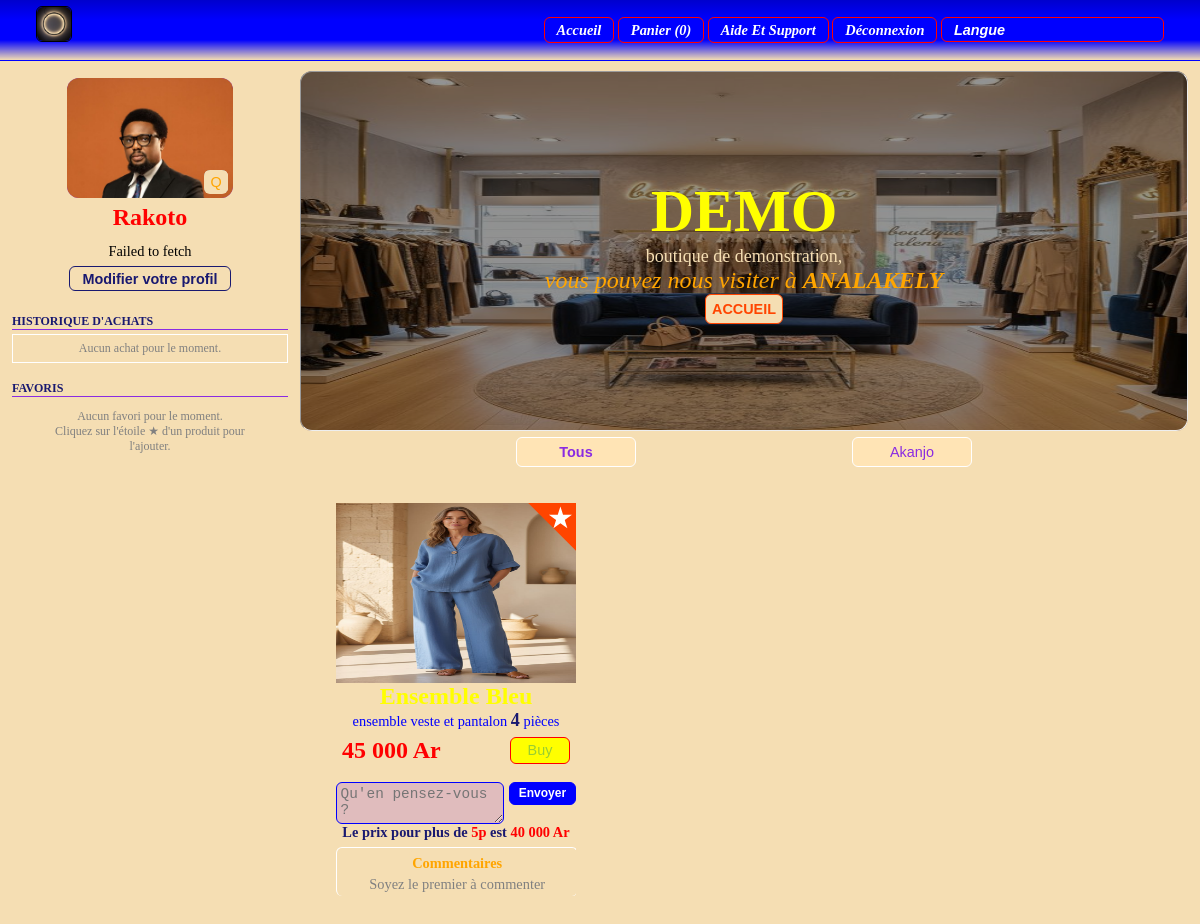
Page /suit_vue2.php?id=27 (signed in) on the earlier database version.
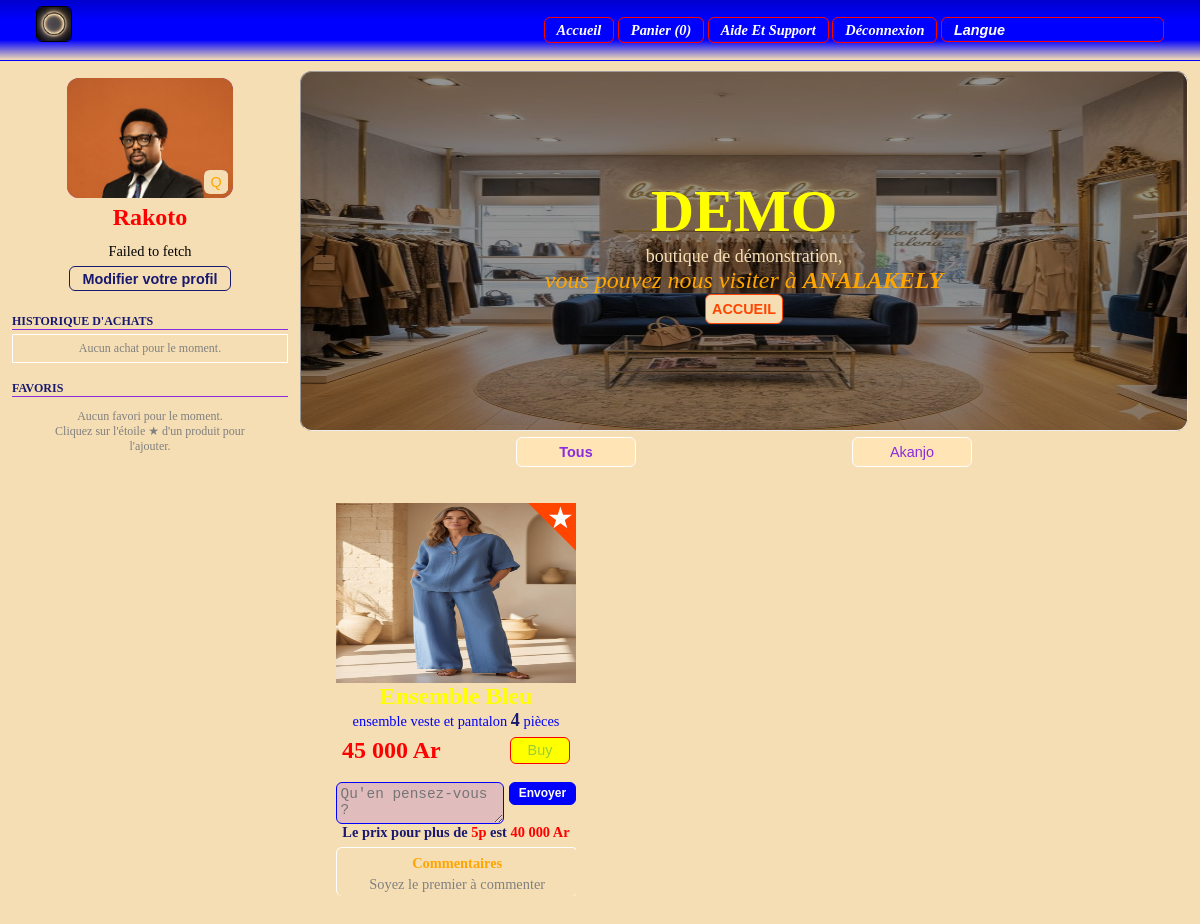
Same page on the later database version.
### tables this page shows
CREATE TABLE `inscription_vendeur` (
  `id` int NOT NULL AUTO_INCREMENT,
  `boutname` varchar(50) NOT NULL,
  `logo` varchar(255) NOT NULL,
  `numTel` varchar(50) NOT NULL,
  `email` varchar(255) NOT NULL,
  `password` varchar(255) NOT NULL,
  `localisation` varchar(50) NOT NULL,
  `definition` varchar(255) NOT NULL,
  `date` datetime NOT NULL DEFAULT CURRENT_TIMESTAMP,
  PRIMARY KEY (`id`)
);

### functions/acheteur.php (called while the page is built, shortened)
<?php
$db = connection_db_bou();
        function get_info_detail(){
            global $db;
            $id = (int) ($_GET["id"] ?? 0);
            $req = $db->prepare("SELECT * FROM produits WHERE id_boutique = ? AND statut_validation = 'approuve' ");
            $req->execute(["$id"]);
            $res = $req->fetchAll();
            return $res;
        }
         function couverture_boutique(){
            global $db;
            $id = intval($_GET["id"] ?? 0);
            $req = $db->prepare("
                SELECT
                    id,
                    boutname AS name,
                    definition AS description,
                    logo AS pdc,
                    localisation AS lieu,
                    date
                FROM inscription_vendeur
                WHERE id = ?
            ");
            $req->execute(["$id"]);
            $res = $req->fetchAll();
            return $res;
        }
function filtrer_par_type(array $produits): array
{
    $type = $_GET["type"] ?? "";
    if ($type === "") {
        return $produits;
    }
    return array_filter($produits, fn($p) => $p["type"] === $type);
}
?>

### utils/image.php (called while the page is built)
<?php
    function image_ou($fichier , $defaut){
        if($fichier !== null && $fichier !== "" && is_file(__DIR__."/../images/".$fichier)){
            return $fichier ;
        }
        return $defaut ;
    }
?>

### suit_vue2.php (the view, shortened to what the changed rows need)
<?php
require_once "functions/acheteur.php";
require_once "utils/image.php";
$boutique = couverture_boutique();
$produits = get_info_detail();
$produits = filtrer_par_type($produits);
$nom_acheteur = $_SESSION["nom"] ?? "";
function e($value) {
    return htmlspecialchars((string)$value, ENT_QUOTES, "UTF-8");
}
?>
<!DOCTYPE html>
<html lang="fr">
<head>
    <link rel="stylesheet" href="css_v2/detai_vue2.css?v=<?= filemtime("css_v2/detai_vue2.css") ?>">
    <link rel="stylesheet" href="css_v2/header_vue2.css?v=<?= filemtime("css_v2/header_vue2.css") ?>">
    <link rel="stylesheet" href="css_v2/tete_vue2.css?v=<?= filemtime("css_v2/tete_vue2.css") ?>">
</head>
<body>
    <section id="tete_vue2">
        <div id="bord">
            <div class="ah_noms">
                <h1 class="ah_nom"><?php echo e($nom_acheteur); ?></h1>
            </div>
        </div>
    </section>
    <section class="detail">
        <div class="det1">
            <?php foreach($boutique as $b): ?>
            <div class="card_fondImage">
                <h1 class="nom_bout"><?= htmlspecialchars($b["name"]) ?></h1>
                <p class="desc_box"><?= htmlspecialchars($b["description"]) ?>,<br><em>vous pouvez nous visiter à <b><?= htmlspecialchars($b["lieu"]) ?></b></em></p>
                <button class="retour" onclick="location.href='vue2.php'"><a href="vue2.php">accueil</a></button>
                <img src="images/<?= htmlspecialchars(image_ou($b["pdc"], "kara.jpg")) ?>" alt="" class="fond">
                <hr class="fond_hr">
            </div>
            <?php endforeach; ?>
            <div class="produit">
                <?php foreach ($produits as $p) : ?>
                    <div class="box_prox">
                        <h2 class="nom_pr"><?= htmlspecialchars($p['nom']) ?></h2>
                    </div>
                <?php endforeach; ?>
            </div>
        </div>
    </section>
</body>
</html>

Differences in the rows shown:
changed inscription_vendeur "DEMO": definition "boutique de demonstration" → "boutique de démonstration"
